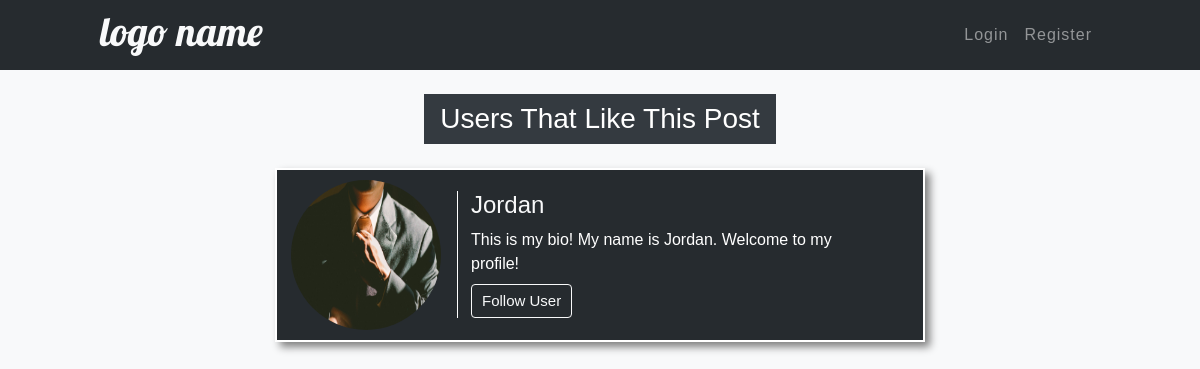
The page /post-likes/4/ on the database as committed earlier.
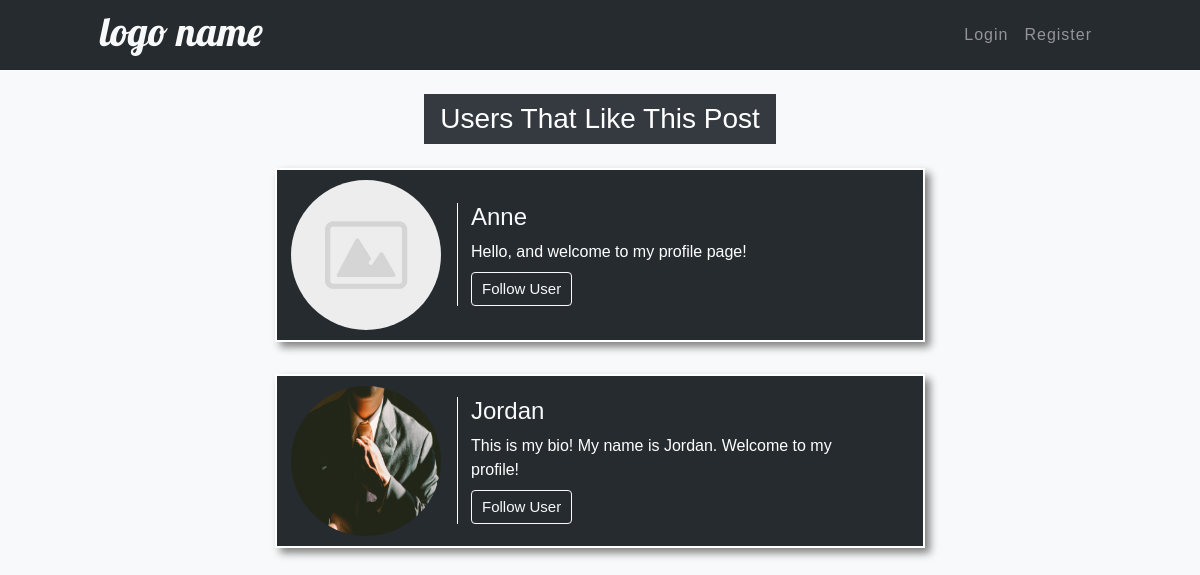
The same page on the database as committed later.
### photo_sharing/models.py (models this page shows, shortened)
class PostLike(models.Model):
    user = models.ForeignKey(User, on_delete=models.CASCADE)
    post = models.ForeignKey(Post, on_delete=models.CASCADE)

### users/models.py (models this page shows, shortened)
class Profile(models.Model):
    user = models.OneToOneField(User, on_delete=models.CASCADE)
    image = models.ImageField(default='default.jpg', upload_to='profile-image')
    bio = models.CharField(max_length=150)
    following = models.ManyToManyField(User, related_name='followers')

### photo_sharing/views.py (the view)
# urls.py: path('post-likes/<int:pk>/', views.likes_list, name='likes-list'),
def likes_list(request, pk):
    results = PostLike.objects.filter(post_id=pk).all()
    return render(request, 'photo_sharing/likes_list.html', {
        'results': results
    })

### photo_sharing/templates/photo_sharing/likes_list.html (shortened to what this page needs)
{% extends 'photo_sharing/layout.html' %}
{% block content %}
<br>
<div class='text-center'>
    <h3 class="text-white bg-dark py-2 px-3 d-inline-block">Users That Like This Post</h3>
</div>
{% for like in results %}
<div class="row no-gutters user-page">
    <div class='col-12 profile-background my-3'>
        <div class="profile-block">
            <div class='image-col mr-3 pl-1 my-auto'>
                <img class='profile-image' src="{{ like.user.profile.image.url }}" alt="User Profile Image">
            </div>
            <div class='bio-col my-auto pr-0'>
                <a class='username-link' href="{% url 'profile' like.user.username %}"><h4>{{ like.user.username|title }}</h4></a>
                <p class='mb-2'>{{ like.user.profile.bio|truncatechars:90 }}</p>
                <a class='btn btn-outline-light mt-0 user-btn' href="#">Follow User</a>
            </div>
        </div>
    </div>
</div>
{% endfor %}
{% endblock %}

### photo_sharing/templates/photo_sharing/layout.html (shortened to what this page needs)
{% load static %}
<!DOCTYPE html>
<html lang="en">
<head>
    <link rel="stylesheet" href="https://stackpath.bootstrapcdn.com/bootstrap/4.5.2/css/bootstrap.min.css">
    <link rel="stylesheet" href="https://cdnjs.cloudflare.com/ajax/libs/font-awesome/4.7.0/css/font-awesome.min.css">
    <link rel="stylesheet" href="{% static 'photo_sharing/main.css' %}">
</head>
<body>
    <nav class="navbar navbar-expand-md navbar-dark">
      <a><h1>logo name</h1></a>
      <div class="collapse navbar-collapse" id="navbarSupportedContent">
        <ul class="navbar-nav ml-auto">
            {% if user.is_authenticated %}
                <li class='nav-item mx-auto'><a class='nav-link' href='{% url "home" %}'>Home</a></li>
                <li class='nav-item mx-auto'><a class='nav-link' href='{% url "global-posts" %}'>Global Posts</a></li>
                <li class='nav-item mx-auto'><a class='nav-link' href='{% url "profile" user.username %}'>Profile</a></li>
                <li class='nav-item mx-auto'><a class='nav-link' href='{% url "logout" %}'>Logout</a></li>
            {% else %}
                <li class='nav-item mx-auto'><a class='nav-link' href='{% url "login" %}'>Login</a></li>
                <li class='nav-item mx-auto'><a class='nav-link' href='{% url "register" %}'>Register</a></li>
            {% endif %}
        </ul>
      </div>
    </nav>
    <main>
    {% block content %} {% endblock %}
    </main>
</body>
</html>

### photo_sharing/static/photo_sharing/main.css (style rules this page uses)
body { background: #f8f9fa; font-family: Helvetica, sans-serif; color: #f8f9fa; }
main { min-height: 100vh; }
.navbar { background: #262B2F; padding: 15px 100px !important; }
.navbar h1 { color: #f8f9fa; font-family: 'Lobster', cursive; position: absolute; top: 7px; }
.nav-item a { letter-spacing: 1px; color: #f8f9fa; }
.profile-image { height: 150px; width: 150px; }
.profile-block { display: flex; position: relative; width: 650px; margin: auto; color: white; background: #262B2F; border: 2px solid white; padding: 10px; box-shadow: 5px 5px 8px grey; }
.image-col img { border-radius: 50%; }
.bio-col { border-left: 1px solid white; padding-left: 13px; padding-right: 120px; overflow-x: hidden; }
.user-btn { font-size: 15px !important; padding: 5px 10px; }
.username-link { display: inline-block; color: #f8f9fa; }
.user-page .bio-col { padding-right: 50px !important; }

Rows that differ between the two databases and show on the page:
added PostLike: user.profile.image (placeholder picture), user.username "Anne", user.profile.bio "Hello, and welcome to my profile page!"
